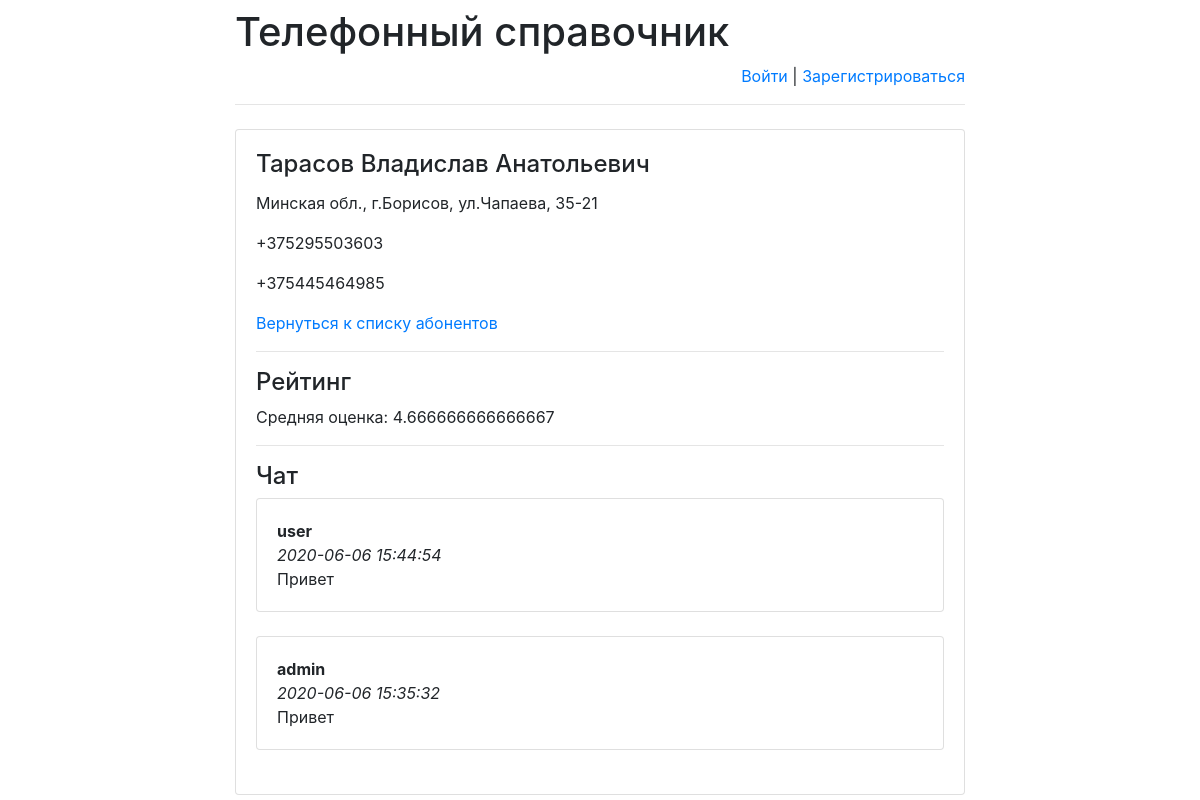
/phones/2/, run on the app's committed database.
### phones/models.py (models this page shows)
class Subscriber(models.Model):
    Name = models.CharField(max_length=255)
    RegDate = models.DateTimeField('date published')
    Address = models.CharField(max_length=255)

class Phone(models.Model):
    IdSubscriber = models.ForeignKey(Subscriber, on_delete=models.CASCADE)
    PhoneNumber = models.CharField(max_length=30)

class Message(models.Model):
    chat = models.ForeignKey(Subscriber, verbose_name='Чат под абонентом', on_delete=models.CASCADE)
    author = models.ForeignKey(User, verbose_name='Пользователь', on_delete=models.CASCADE)
    message = models.TextField('Сообщение')
    pub_date = models.DateTimeField('Дата сообщения', default=timezone.now)

### phones/views.py (the view)
# urls.py: url(r'^([0-9]+)/$', views.detail, name='detail'),
def detail(request, subscriber_id):
    error_message = None
    if "error_message" in request.GET:
        error_message = request.GET["error_message"]
    return render(
        request,
        "phones.html",
        {
            "subscriber": get_object_or_404(Subscriber, pk=subscriber_id),
            "error_message": error_message,
            "latest_messages": Message.objects.filter(chat_id=subscriber_id).order_by('-pub_date')[:5],
            "already_rated_by_user": Mark.objects.filter(author_id=request.user.id).count(),
            "user_rating":
                Mark.objects
                    .filter(author_id=request.user.id)
                    .filter(subscriber_id=subscriber_id)
                    .aggregate(Avg('mark'))["mark__avg"],
            "avg_mark": Mark.objects.filter(subscriber_id=subscriber_id).aggregate(Avg('mark'))["mark__avg"]
        }
    )

### phones/templates/phones.html (shortened to what this page needs)
{% extends 'base.html' %}
{% block main %}
    <h4 class="card-title">{{ subscriber.Name }}</h4>
    <p>{{ subscriber.Address }}</p>
    {% for phone in subscriber.phone_set.all %}
        <p> {{ phone.PhoneNumber }} </p>
    {% endfor %}
    <p><a href="/phones/">Вернуться к списку абонентов</a></p>
    <hr>
    <h4>Рейтинг</h4>
    <p>Средняя оценка: <span id="avg_mark_span">{{ avg_mark }}</span></p>
    <hr>
    <h4>Чат</h4>
    <div id="history">
        {% for message in latest_messages %}
            <div class="card">
                <div class="card-body">
                    <strong>
                        {{ message.author.username }}
                    </strong>
                    <br/>
                    <em>
                        {{ message.pub_date|date:'Y-m-d H:i:s' }}
                    </em>
                    <br/>
                    {{ message.message }}
                </div>
            </div>
            <br/>
        {% endfor %}
    </div>
{% endblock %}

### data on the page
Subscriber: Name "Тарасов Владислав Анатольевич", Address "Минская обл., г.Борисов, ул.Чапаева, 35-21"
Phone: PhoneNumber "+375295503603"
Phone: PhoneNumber "+375445464985"
Message: author.username "user", pub_date "2020-06-06 15:44:54", message "Привет"
Message: author.username "admin", pub_date "2020-06-06 15:35:32", message "Привет"

### other printed values
{{ avg_mark }} "4.666666666666667"
